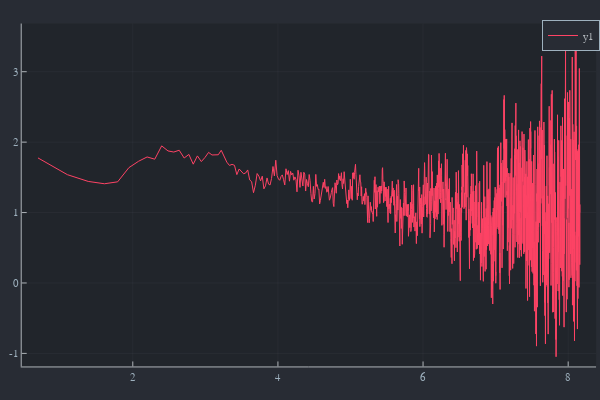

Notebook cell for this chart:
### Code cell
kk=1
Xlog=log.(s_300)
Ylog=log.(R2_300)[2:end]
slope=(Ylog[1+kk:end]-Ylog[1:end-kk])./(Xlog[1+kk:end]-Xlog[1:end-kk])
plot(Xlog[1+kk:end],slope)

### Figure 1 — Plotly figure (JSON) as saved in the notebook; plotly's stock layout.template omitted (floating-point values rounded to 4 significant figures; data arrays with more than 128 entries replaced by an {"elided": "..."} marker saying what was removed)
{"data": [{"colorbar": {"title": ""}, "legendgroup": "y1", "line": {"color": "rgba(254, 67, 101, 1.000)", "dash": "solid", "shape": "linear", "width": 1}, "mode": "lines", "name": "y1", "showlegend": true, "type": "scatter", "x": {"elided": "3498 float values"}, "xaxis": "x", "y": {"elided": "3498 float values"}, "yaxis": "y", "zmax": null, "zmin": null}], "layout": {"annotations": [], "height": 400, "legend": {"bgcolor": "rgba(40, 44, 52, 1.000)", "bordercolor": "rgba(158, 177, 190, 1.000)", "borderwidth": 1, "font": {"color": "rgba(173, 178, 183, 1.000)", "family": "sans-serif", "size": 11}, "title": {"font": {"color": "rgba(173, 178, 183, 1.000)", "family": "sans-serif", "size": 15}, "text": ""}, "tracegroupgap": 0, "traceorder": "normal", "x": 1, "xanchor": "auto", "y": 1, "yanchor": "auto"}, "margin": {"b": 20, "l": 0, "r": 0, "t": 20}, "paper_bgcolor": "rgba(40, 44, 52, 1.000)", "plot_bgcolor": "rgba(33, 37, 43, 1.000)", "showlegend": true, "width": 600, "xaxis": {"anchor": "y", "domain": [0.03619, 0.9934], "gridcolor": "rgba(173, 178, 183, 0.100)", "gridwidth": 0.5, "linecolor": "rgba(173, 178, 183, 1.000)", "mirror": false, "range": [0.4691, 8.384], "showgrid": true, "showline": true, "showticklabels": true, "tickangle": 0, "tickcolor": "rgb(173, 178, 183)", "tickfont": {"color": "rgba(158, 177, 190, 1.000)", "family": "sans-serif", "size": 11}, "tickmode": "array", "ticks": "inside", "ticktext": ["2", "4", "6", "8"], "tickvals": [2, 4, 6, 8], "title": "", "titlefont": {"color": "rgba(158, 177, 190, 1.000)", "family": "sans-serif", "size": 15}, "type": "-", "visible": true, "zeroline": false, "zerolinecolor": "rgba(173, 178, 183, 1.000)"}, "yaxis": {"anchor": "x", "domain": [0.03762, 0.9902], "gridcolor": "rgba(173, 178, 183, 0.100)", "gridwidth": 0.5, "linecolor": "rgba(173, 178, 183, 1.000)", "mirror": false, "range": [-1.186, 3.684], "showgrid": true, "showline": true, "showticklabels": true, "tickangle": 0, "tickcolor": "rgb(173, 178, 183)", "tickfont": {"color": "rgba(158, 177, 190, 1.000)", "family": "sans-serif", "size": 11}, "tickmode": "array", "ticks": "inside", "ticktext": ["-1", "0", "1", "2", "3"], "tickvals": [-1, 0, 1, 2, 3], "title": "", "titlefont": {"color": "rgba(158, 177, 190, 1.000)", "family": "sans-serif", "size": 15}, "type": "-", "visible": true, "zeroline": false, "zerolinecolor": "rgba(173, 178, 183, 1.000)"}}}
